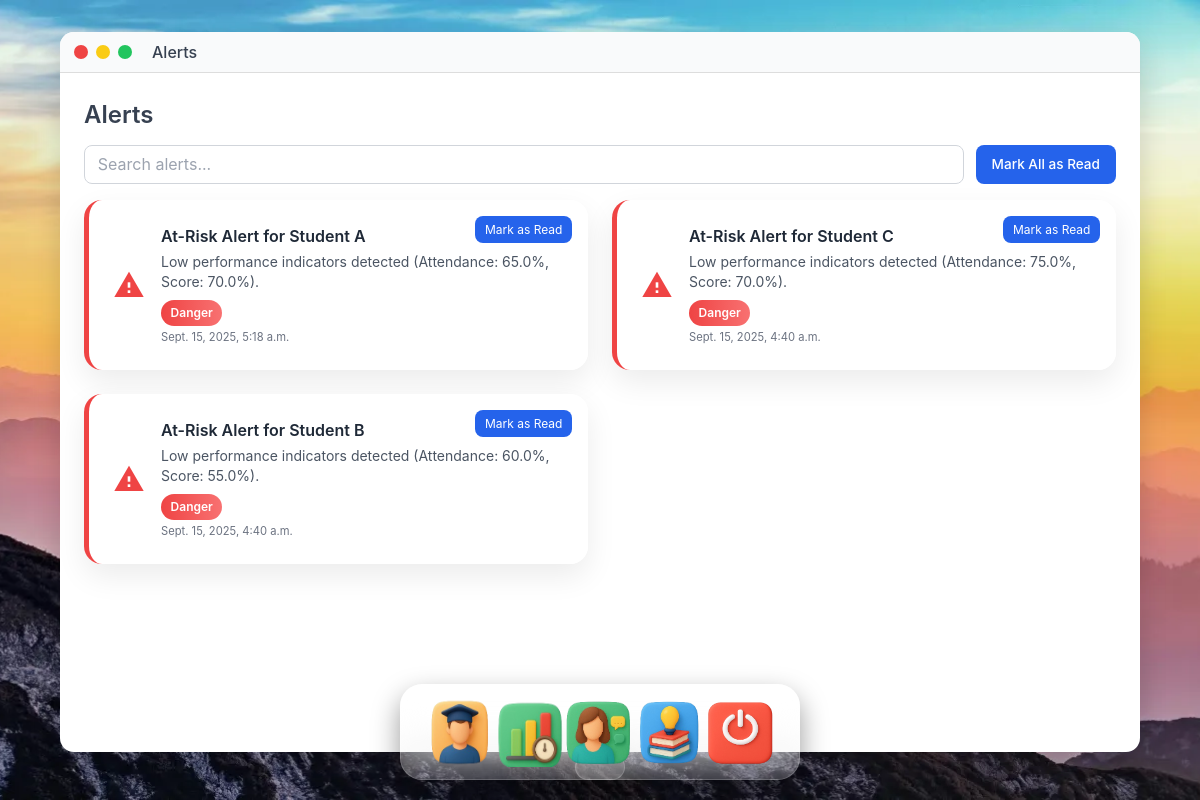
Page /alerts/ (signed in) on the committed database.
### TrinityEd_app/models.py (models this page shows, shortened)
class Alert(models.Model):
    TYPE_CHOICES = [
        ('info', 'Info'),
        ('warning', 'Warning'),
        ('danger', 'Danger'),
    ]
    title = models.CharField(max_length=200)
    description = models.TextField()
    type = models.CharField(max_length=10, choices=TYPE_CHOICES, default='info')
    icon = models.CharField(max_length=50, default='notifications')
    timestamp = models.DateTimeField(auto_now_add=True)
    is_read = models.BooleanField(default=False)

### TrinityEd_app/views.py (the view, shortened to what this page needs)
# urls.py: path('alerts/', views.alerts_view, name='alerts'),  # <-- fixed here
@login_required
def alerts_view(request):
    model_path = 'ml_models/at_risk_model.pkl'
    try:
        model = joblib.load(model_path)
    except FileNotFoundError:
        return render(request, 'alerts.html', {'error': 'ML model not found. Re-run train_ml_model.py.'})
    students = Student.objects.all()
    for student in students:
        features = np.array([[student.attendance_percentage, student.average_score]])
    alerts_list = Alert.objects.filter(is_read=False).order_by('-timestamp')
    context = {"alerts": alerts_list}
    return render(request, "alerts.html", context)

### templates/alerts.html (shortened to what this page needs)
{% extends "base.html" %}
{% load static %}
{% block content %}
<!DOCTYPE html>
<html lang="en">
<head>
<script src="https://cdn.tailwindcss.com"></script>
</head>
<body class="flex flex-col h-screen bg-cover bg-center bg-fixed"
      style="background-image: url('{% static "img/mentor_wallpaper.webp" %}');">
<div id="alertWindow">
  <div id="alertHeader">
    <button id="btnClose"></button>
    <button id="btnMinimize"></button>
    <button id="btnMaximize"></button>
    <span class="ml-3 font-medium text-gray-700">Alerts</span>
  </div>
  <main class="flex-1 p-6 overflow-y-auto">
    <div class="sticky-header mb-4">
      <h1>Alerts</h1>
      <div class="flex gap-3 mt-3">
        <input type="text" id="alertSearch" placeholder="Search alerts...">
        <button id="markAllRead">Mark All as Read</button>
      </div>
    </div>
    <div class="grid grid-cols-1 md:grid-cols-2 gap-6" id="alertsContainer">
      {% for alert in alerts %}
      <div class="alert-card {{ alert.type }}" id="alert-{{ alert.id }}" style="animation-delay: {{ forloop.counter0|add:'0.1'|floatformat:1 }}s;">
        <span class="material-icons alert-icon {% if alert.type == 'info' %}text-blue-500{% elif alert.type == 'warning' %}text-orange-500{% else %}text-red-500{% endif %}">{{ alert.icon }}</span>
        <div class="flex-1">
          <p class="font-semibold text-gray-800">{{ alert.title }}</p>
          <p class="text-gray-600 text-sm mt-1">{{ alert.description }}</p>
          <span class="badge {% if alert.type == 'info' %}info{% elif alert.type == 'warning' %}warning{% else %}danger{% endif %}">{{ alert.type|title }}</span>
          <div class="timestamp">{{ alert.timestamp|default:"Just now" }}</div>
        </div>
        <button class="btn-read" data-id="{{ alert.id }}">Mark as Read</button>
      </div>
      {% endfor %}
    </div>
  </main>
</div>
  <nav id="dock" class="dock">
  </nav>
</body>
</html>
{% endblock %}

### templates/base.html (shortened to what this page needs)
{% load static %}
<!DOCTYPE html>
<html lang="en">
<head>
  <script src="https://cdn.tailwindcss.com"></script>
</head>
<body class="min-h-screen flex flex-col justify-between relative bg-cover bg-center bg-no-repeat" style="background-image: url('{% static 'img/mentor_wallpaper.webp' %}'); ">
  <main class="relative z-10 ">
    {% block content %}{% endblock %}
  </main>
<nav id="dock" class="dock fixed  bottom-4 left-1/2 transform -translate-x-1/2 z-50">
  <ul class="flex list-none p-0">
    {% if not user.is_authenticated %}
      <li class="app"><a href="#mission"><img src="{% static 'img/mission.png' %}"/><span class="tooltip">Our Mission</span></a><div class="indicator"></div></li>
      <li class="app"><a href="#how"><img src="{% static 'img/works.png' %}"/><span class="tooltip">How It Works</span></a><div class="indicator"></div></li>
      <li class="app"><a href="#mentors"><img src="{% static 'img/mentor.png' %}"/><span class="tooltip">For Mentors</span></a><div class="indicator"></div></li>
      <li class="app"><a href="#students"><img src="{% static 'img/student.png' %}"/><span class="tooltip">For Students</span></a><div class="indicator"></div></li>
      <li class="app"><a href="{% url 'login' %}"><img src="{% static 'img/getstarted.png' %}"/><span class="tooltip">Get Started</span></a><div class="indicator"></div></li>
    {% elif user.is_authenticated and user.role == "student" %}
      <li class="app"><a href="{% url 'student_dashboard' %}"><img src="{% static 'img/StudentDashboard.png' %}" /><span class="tooltip">Dashboard</span></a><div class="indicator"></div></li>
      <li class="app"><a href="{% url 'progress' %}"><img src="{% static 'img/progress.png' %}"/><span class="tooltip">Progress</span></a><div class="indicator"></div></li>
      <li class="app"><a href="{% url 'counselling' %}"><img src="{% static 'img/counselling.png' %}"/><span class="tooltip">Counselling</span></a><div class="indicator"></div></li>
      <li class="app"><a href="{% url 'resources' %}"><img src="{% static 'img/resources.png' %}"/><span class="tooltip">Resources</span></a><div class="indicator"></div></li>
      <li class="app"><a href="{% url 'logout' %}"><img src="{% static 'img/logout.png' %}"/><span class="tooltip">Logout</span></a><div class="indicator"></div></li>
    {% endif %}
  </ul>
</nav>
</body>
</html>

### templates/base.html (style rules this page uses)
:root { --dock-offset-left: 0px; --dock-offset-right: 0px; }
.dock { position: fixed; border-radius: 20px; padding: 8px 14px; background: rgba(255, 255, 255, 0.12); backdrop-filter: blur(18px) saturate(150%); -webkit-backdrop-filter: blur(18px) saturate(150%); box-shadow: 0 12px 28px rgba(0, 0, 0, 0.3); border: 1px solid rgba(255, 255, 255, 0.18); z-index: 1000; opacity: 1; transition: opacity 0.3s ease; }
.app { width: 70px; height: 70px; position: relative; transition: all cubic-bezier(0.25, 1, 0.5, 1) 200ms; }
.app img { width: 100%; height: 100%; border-radius: 14px; transition: transform 200ms ease, filter 200ms ease; }
.app a { display: block; width: 100%; height: 100%; }
.app::after { content: ""; position: absolute; bottom: -18%; left: 50%; width: 75%; height: 35%; transform: translateX(-50%) scaleY(-1); background: inherit; opacity: 0.18; border-radius: 14px; filter: blur(6px); }

### templates/alerts.html (style rules this page uses)
body { font-family: 'Inter', system-ui, sans-serif; background: linear-gradient(135deg, #f0f4ff, #e6f0ff, #fefefe); background-size: 300% 300%; animation: gradientShift 15s ease infinite, fadeInBody 1s forwards; min-height: 100vh; overflow-x: hidden; opacity: 0; position: relative; }
#alertWindow { width: 90%; margin: 2rem auto; height: 90vh; background: white; border-radius: 14px; box-shadow: 0 12px 28px rgba(0,0,0,0.15); display: flex; flex-direction: column; overflow: hidden; transition: all 0.3s ease; }
#alertHeader { display: flex; align-items: center; gap: 8px; padding: 8px 14px; border-bottom: 1px solid #ddd; background: #f9fafb; }
#alertHeader button { width: 14px; height: 14px; border-radius: 50%; cursor: pointer; border: none; }
#btnClose { background: #ef4444; }
#btnMinimize { background: #facc15; }
#btnMaximize { background: #22c55e; }
.alert-card { background: rgba(255,255,255,0.95); backdrop-filter: blur(14px); border-radius:18px; padding:1.5rem; display:flex; gap:1rem; align-items:center; box-shadow:0 12px 30px rgba(0,0,0,0.08); transition: all 0.4s ease, transform 0.3s ease; position:relative; opacity:0; transform:translateY(20px); animation: fadeInUp 0.6s forwards; border-left:5px solid transparent; }
.alert-card.danger { border-left-color:#ef4444; }
.alert-icon { font-size:2rem; transition:transform 0.3s ease; }
.badge { font-size:0.75rem; font-weight:600; padding:0.25rem 0.6rem; border-radius:9999px; color:white; display:inline-block; margin-top:0.5rem; }
.badge.danger { background:linear-gradient(to right,#ef4444,#f87171); }
.timestamp { font-size:0.7rem; color:#6b7280; margin-top:0.2rem; }
.btn-read { position:absolute; top:1rem; right:1rem; font-size:0.75rem; padding:0.3rem 0.6rem; border-radius:8px; background:#2563eb; color:white; cursor:pointer; transition:all 0.3s ease; }
.sticky-header h1 { font-size:1.5rem; font-weight:600; color:#374151; }
#alertSearch { border:1px solid #d1d5db; border-radius:8px; padding:0.4rem 0.8rem; flex:1; outline:none; transition:border 0.2s; }
#markAllRead { background:#2563eb; color:white; padding:0.4rem 1rem; border-radius:8px; font-size:0.85rem; font-weight:500; transition:all 0.2s; }
.dock { position: fixed; bottom: 20px; left: 50%; transform: translateX(-50%); display:flex; gap:10px; padding:10px 20px; background: rgba(255,255,255,0.12); backdrop-filter: blur(18px) saturate(150%); border-radius: 20px; box-shadow: 0 12px 28px rgba(0,0,0,0.3); z-index:60; }
.app { width:70px; height:70px; position:relative; transition: all 0.2s ease; }
.app img { width:100%; height:100%; border-radius:14px; transition: all 0.2s ease; }
.dock { position: fixed; bottom: 20px; left: 50%; transform: translateX(-50%); display: flex; gap: 20px; padding: 12px 24px; background: rgba(255, 255, 255, 0.15); backdrop-filter: blur(20px) saturate(180%); border-radius: 22px; box-shadow: 0 12px 28px rgba(0,0,0,0.4); z-index: 60; }

### rows in the picture
Alert: title "At-Risk Alert for Student A", description "Low performance indicators detected (Attendance: 65.0%, Score: 70.0%).", type "Danger", timestamp "Sept. 15, 2025, 5:18 a.m."
Alert: title "At-Risk Alert for Student C", description "Low performance indicators detected (Attendance: 75.0%, Score: 70.0%).", type "Danger", timestamp "Sept. 15, 2025, 4:40 a.m."
Alert: title "At-Risk Alert for Student B", description "Low performance indicators detected (Attendance: 60.0%, Score: 55.0%).", type "Danger", timestamp "Sept. 15, 2025, 4:40 a.m."
